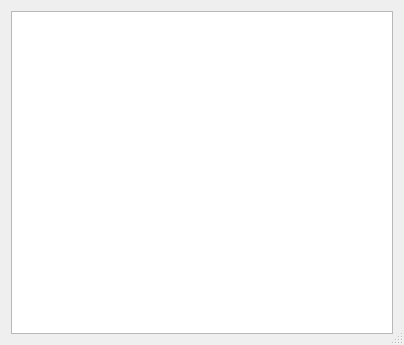
<?xml version="1.0" encoding="UTF-8"?>
<ui version="4.0">
 <class>LogsDialog</class>
 <widget class="QDialog" name="LogsDialog">
  <property name="geometry">
   <rect>
    <x>0</x>
    <y>0</y>
    <width>404</width>
    <height>345</height>
   </rect>
  </property>
  <property name="windowTitle">
   <string>Logs</string>
  </property>
  <property name="sizeGripEnabled">
   <bool>true</bool>
  </property>
  <layout class="QVBoxLayout" name="verticalLayout">
   <item>
    <widget class="QTextEdit" name="logsEdit">
     <property name="readOnly">
      <bool>true</bool>
     </property>
    </widget>
   </item>
  </layout>
 </widget>
 <resources/>
 <connections/>
</ui>
